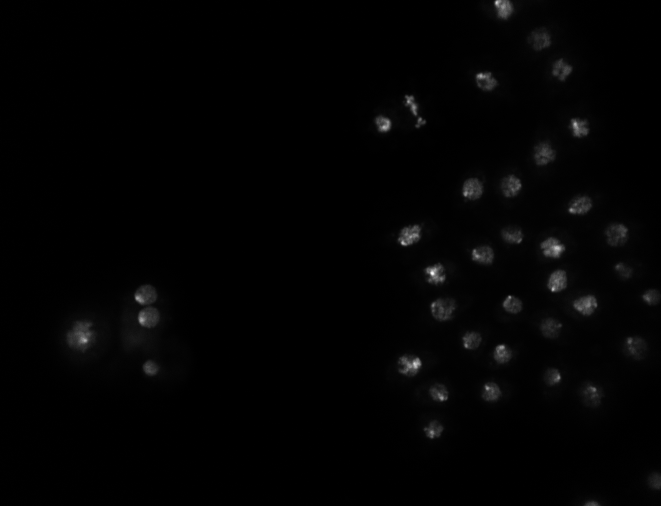
%> input picture code/G_CELLIQ_IMAGE_PROCESSING_TOOLBOX/Input/003004-2-001001001.tif, 661 x 506 px
$ octave --eval "result = BW_watershed_v2(imread('Input/003004-2-001001001.tif'));"   (GNU Octave 9; MATLAB toolbox functions it lacks are replaced by stand-ins)
%> lines starting %> are read from the running program, lines starting %| are printed output that depends on the picture
function LabMat = BW_watershed_v2( bw_img)

bg_marker = bw_img == 0;
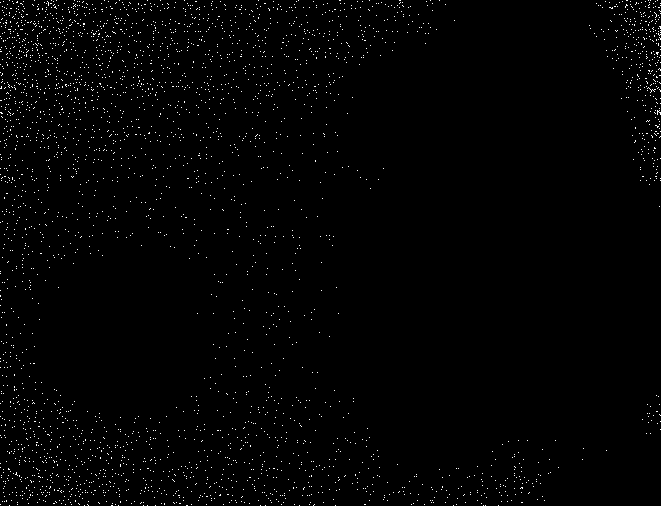
%> bg_marker: size 506x661 logical; 1.2% white in thin lines or dots
disImg = bwdist( ~bw_img);
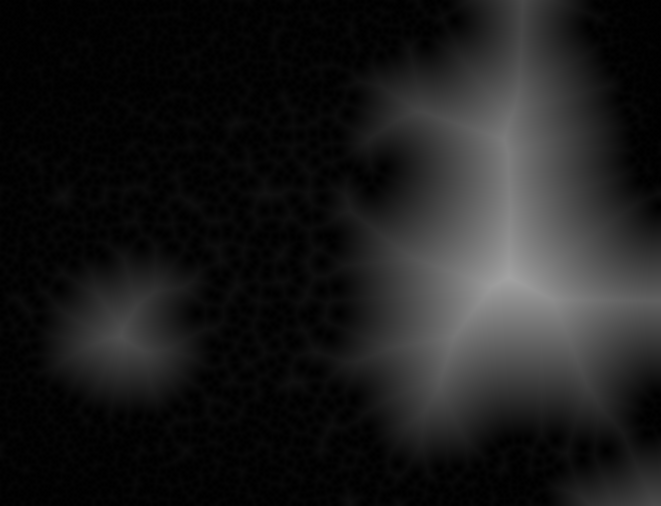
%> disImg: size 506x661 single; min 0, max 163, mean 28.4


com_img = imcomplement( disImg);
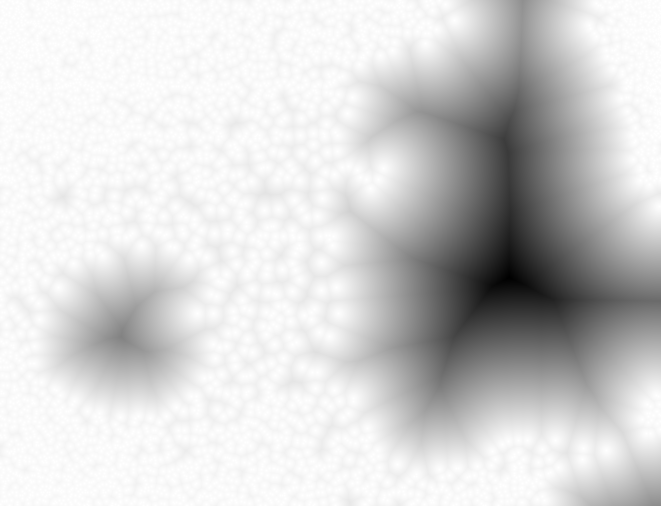
%> com_img: size 506x661 single; min -162, max 1, mean -27.4; drawn with min black and max white
LabMat = watershed( com_img);
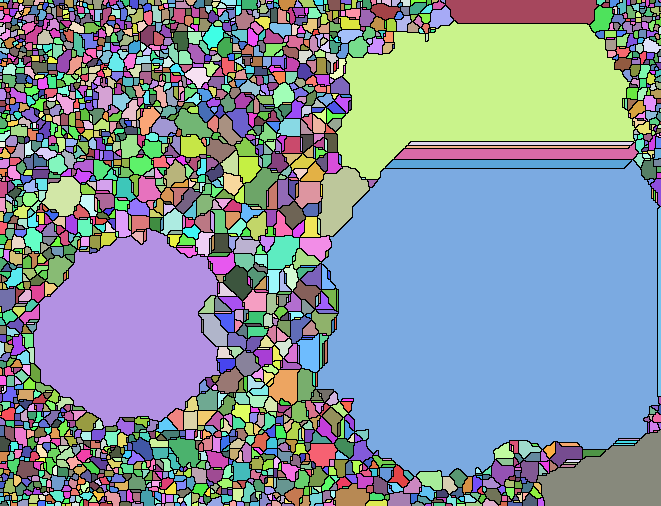
%> LabMat: size 506x661 uint16; 2264 distinct labels, from 0 to 2263; one colour per label, 0 black

$ run again, on code/G_CELLIQ_IMAGE_PROCESSING_TOOLBOX/Input/003007-14-001001001.tif
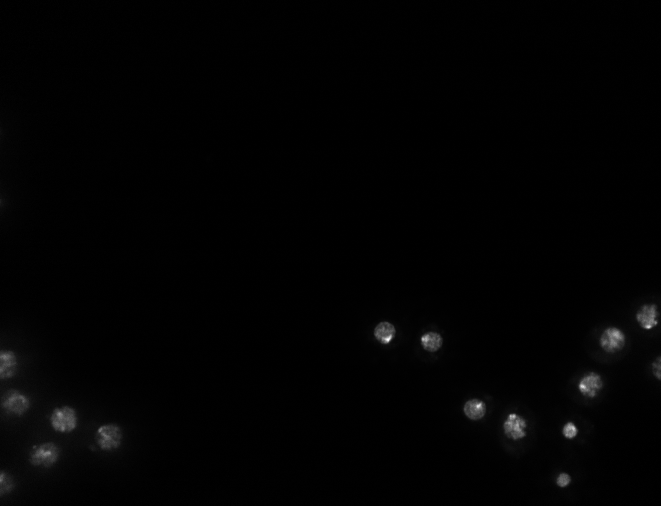
%> input picture code/G_CELLIQ_IMAGE_PROCESSING_TOOLBOX/Input/003007-14-001001001.tif, 661 x 506 px
%> in BW_watershed_v2, `bg_marker = bw_img == 0;`:
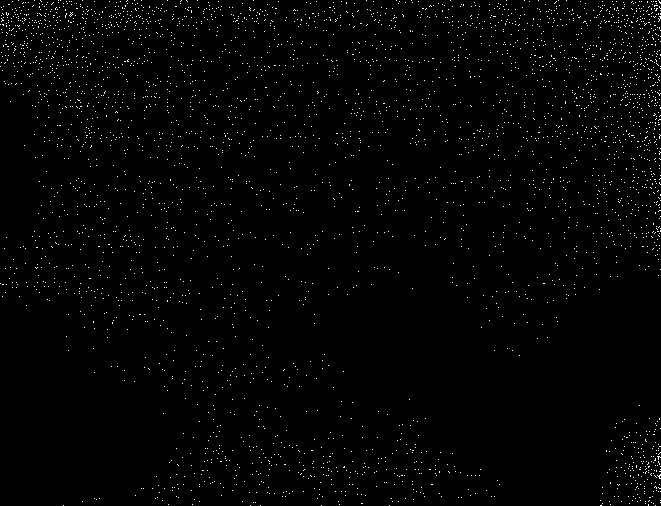
%> bg_marker: size 506x661 logical; 1.2% white in thin lines or dots
%> in BW_watershed_v2, `LabMat = watershed( com_img);`:
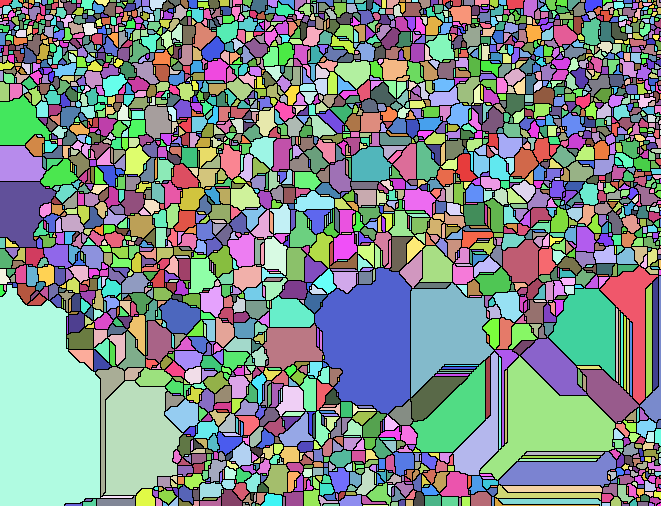
%> LabMat: size 506x661 uint16; 2753 distinct labels, from 0 to 2752; one colour per label, 0 black
